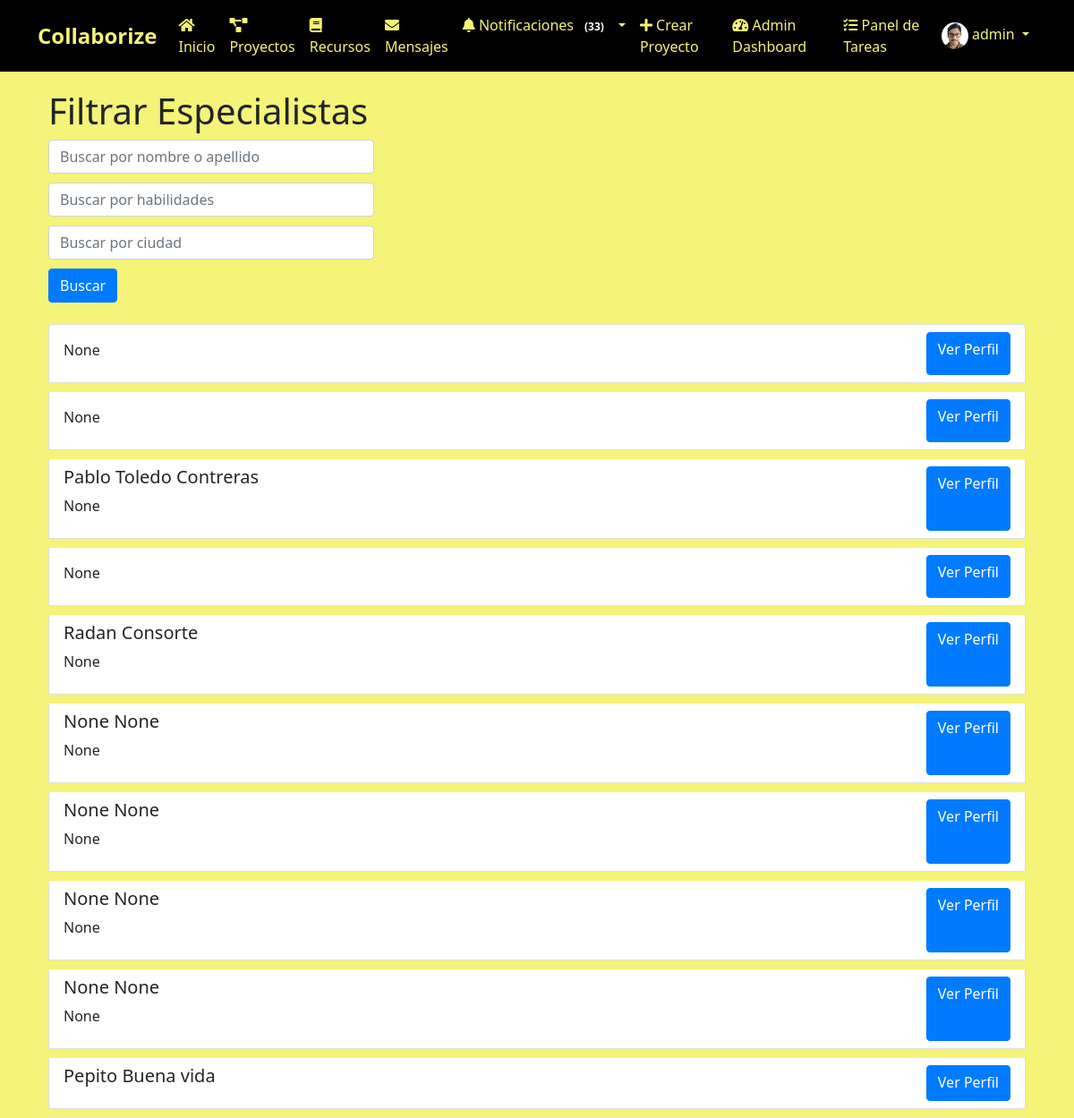
The page /especialistas/ (signed in) on the database as committed earlier.
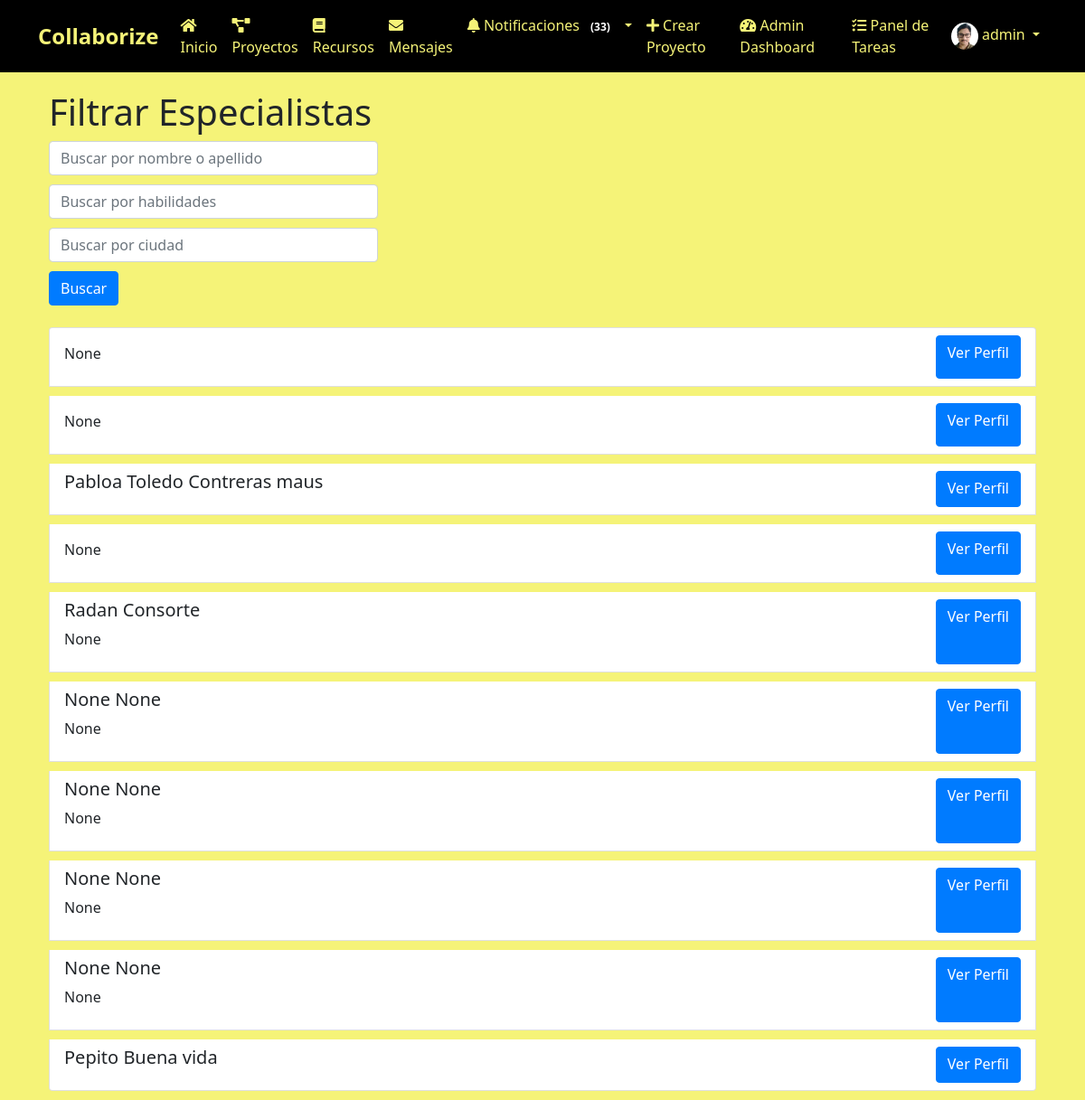
The same page on the database as committed later.
### myapp/models.py (models this page shows, shortened)
class Perfil(models.Model):
    user = models.OneToOneField(User, on_delete=models.CASCADE)
    nombre = models.CharField(max_length=30, blank=True, null=True)
    apellido = models.CharField(max_length=30, blank=True, null=True)
    telefono = models.CharField(max_length=15, blank=True, null=True)
    fecha_nacimiento = models.DateField(null=True, blank=True)
    avatar = models.ImageField(upload_to='avatars/', null=True, blank=True)
    website = models.URLField(max_length=200, blank=True, null=True)
    twitter = models.URLField(max_length=200, blank=True, null=True)
    facebook = models.URLField(max_length=200, blank=True, null=True)
    linkedin = models.URLField(max_length=200, blank=True, null=True)
    habilidades = models.TextField(blank=True, null=True)
    experiencia = models.TextField(blank=True, null=True)

### myapp/views.py (the view)
# urls.py: path('especialistas/', views.filtrar_especialistas, name='filtrar_especialistas'),
def filtrar_especialistas(request):
    query = request.GET.get('q', '')
    habilidades = request.GET.get('habilidades', '')
    ciudad = request.GET.get('ciudad', '')
    especialistas = Perfil.objects.all()
    if query:
        especialistas = especialistas.filter(
            Q(nombre__icontains=query) | Q(apellido__icontains=query)
        )
    if habilidades:
        especialistas = especialistas.filter(habilidades__icontains=habilidades)
    if ciudad:
        especialistas = especialistas.filter(ciudad__icontains=ciudad)
    return render(request, 'myapp/filtrar_especialistas.html', {'especialistas': especialistas})

### myapp/templates/myapp/filtrar_especialistas.html (shortened to what this page needs)
{% extends 'myapp/base.html' %}
{% block content %}
<div class="container mt-5">
    <h1>Filtrar Especialistas</h1>
    <form method="get" class="mb-4">
        <div class="form-row">
            <div class="form-group col-md-4">
                <input type="text" name="q" class="form-control" placeholder="Buscar por nombre o apellido" value="{{ request.GET.q }}">
            </div>
            <div class="form-group col-md-4">
                <input type="text" name="habilidades" class="form-control" placeholder="Buscar por habilidades" value="{{ request.GET.habilidades }}">
            </div>
            <div class="form-group col-md-4">
                <input type="text" name="ciudad" class="form-control" placeholder="Buscar por ciudad" value="{{ request.GET.ciudad }}">
            </div>
        </div>
        <button type="submit" class="btn btn-primary">Buscar</button>
    </form>
    <ul class="list-group">
        {% for especialista in especialistas %}
        <li class="list-group-item">
            <div class="d-flex justify-content-between">
                <div>
                    <h5>{{ especialista.nombre }} {{ especialista.apellido }}</h5>
                    <p>{{ especialista.habilidades }}</p>
                </div>
                <a href="{% url 'ver_perfil_especialista' especialista.user.id %}" class="btn btn-primary">Ver Perfil</a>
            </div>
        </li>
        {% endfor %}
    </ul>
</div>
{% endblock %}

### myapp/templates/myapp/base.html (shortened to what this page needs)
<!DOCTYPE html>
<html lang="es">
<head>
    {% load static %}
    <link rel="stylesheet" href="https://cdn.jsdelivr.net/npm/bootstrap@5.1.3/dist/css/bootstrap.min.css">
    <link rel="stylesheet" href="https://cdnjs.cloudflare.com/ajax/libs/font-awesome/5.15.4/css/all.min.css">
    <link rel="stylesheet" href="https://cdn.jsdelivr.net/npm/@icon/entypo@1.0.3/entypo.css">
    <link rel="stylesheet" href="https://cdnjs.cloudflare.com/ajax/libs/bootstrap-datepicker/1.9.0/css/bootstrap-datepicker.min.css">
    <link rel="stylesheet" href="{% static 'css/style.css' %}">
    <link rel="stylesheet" href="{% static 'css/ver_perfil.css' %}">
    <link rel="stylesheet" href="{% static 'css/register.css' %}">
</head>
<body>
    {% if user.is_authenticated %}
    <header>
        <nav class="navbar navbar-expand-lg fixed-top custom-navbar">
            <div class="container">
                <a class="navbar-brand" href="{% url 'index' %}">
                    <span style="font-weight: bold; color: #f5f378; font-size: 1.5rem;">Collaborize</span>
                </a>
                <div class="collapse navbar-collapse justify-content-between" id="navbarNav">
                    <ul class="navbar-nav mx-auto">
                        <li class="nav-item"><a class="nav-link" href="{% url 'index' %}"><i class="fas fa-home"></i> Inicio</a></li>
                        <li class="nav-item"><a class="nav-link" href="{% url 'proyecto_lista' %}"><i class="fas fa-project-diagram"></i> Proyectos</a></li>
                        <li class="nav-item"><a class="nav-link" href="{% url 'listar_recursos' %}"><i class="fas fa-book"></i> Recursos</a></li>
                        <li class="nav-item"><a class="nav-link" href="{% url 'listar_mensajes' %}"><i class="fas fa-envelope"></i> Mensajes
                        </a></li>
                        <li class="nav-item dropdown">
                            <a class="nav-link dropdown-toggle" href="#" id="notificacionesDropdown" role="button" data-bs-toggle="dropdown" aria-haspopup="true" aria-expanded="false">
                                <i class="fas fa-bell"></i> Notificaciones
                                <span id="notificaciones-count" class="badge badge-danger"></span>
                            </a>
                        </li>
                        {% if user.is_staff %}
                        <li class="nav-item"><a class="nav-link" href="{% url 'crear_proyecto' %}"><i class="fas fa-plus"></i> Crear Proyecto</a></li>
                        <li class="nav-item"><a class="nav-link" href="{% url 'admin_dashboard' %}"><i class="fas fa-tachometer-alt"></i> Admin Dashboard</a></li>
                        <li class="nav-item"><a class="nav-link" href="{% url 'admin_panel_tareas' %}"><i class="fas fa-tasks"></i> Panel de Tareas</a></li>
                        {% endif %}
                    </ul>
                    <ul class="navbar-nav">
                        <li class="nav-item dropdown">
                            <a class="nav-link dropdown-toggle" href="#" id="perfilDropdown" role="button" data-bs-toggle="dropdown" aria-haspopup="true" aria-expanded="false">
                                <img src="{% if user.perfil.avatar %}{{ user.perfil.avatar.url }}{% else %}{% static 'images/default_avatar.png' %}{% endif %}" alt="Foto de perfil" class="rounded-circle" width="30" height="30">
                                {{ user.username }}
                            </a>
                        </li>
                    </ul>
                </div>
            </div>
        </nav>
    </header>
    {% endif %}
    <main class="container">
        {% block content %}{% endblock %}
    </main>
</body>
</html>

### myapp/static/css/style.css (style rules this page uses)
body { padding-top: 20px; }
.navbar-brand { font-weight: bold; }
.btn-primary { background-color: #007bff; border-color: #007bff; }
.list-group-item { margin-bottom: 10px; }
.form-control { margin-bottom: 10px; }

### myapp/static/css/register.css (style rules this page uses)
body { background-color: #dcc4fa; }

### myapp/templates/myapp/base.html (style rules this page uses)
body { background-color: #f5f378; }
main.container { margin-top: 80px; }
.navbar.custom-navbar { background-color: #000000; z-index: 1000; }
.navbar.custom-navbar .navbar-nav .nav-link { color: #f5f378; }
.navbar.custom-navbar .navbar-brand { color: #f5f378; }

Rows that differ between the two databases and show on the page:
changed Perfil: nombre "Pablo" → "Pabloa"; apellido "Toledo Contreras" → "Toledo Contreras maus"; habilidades "None" → (not shown)
